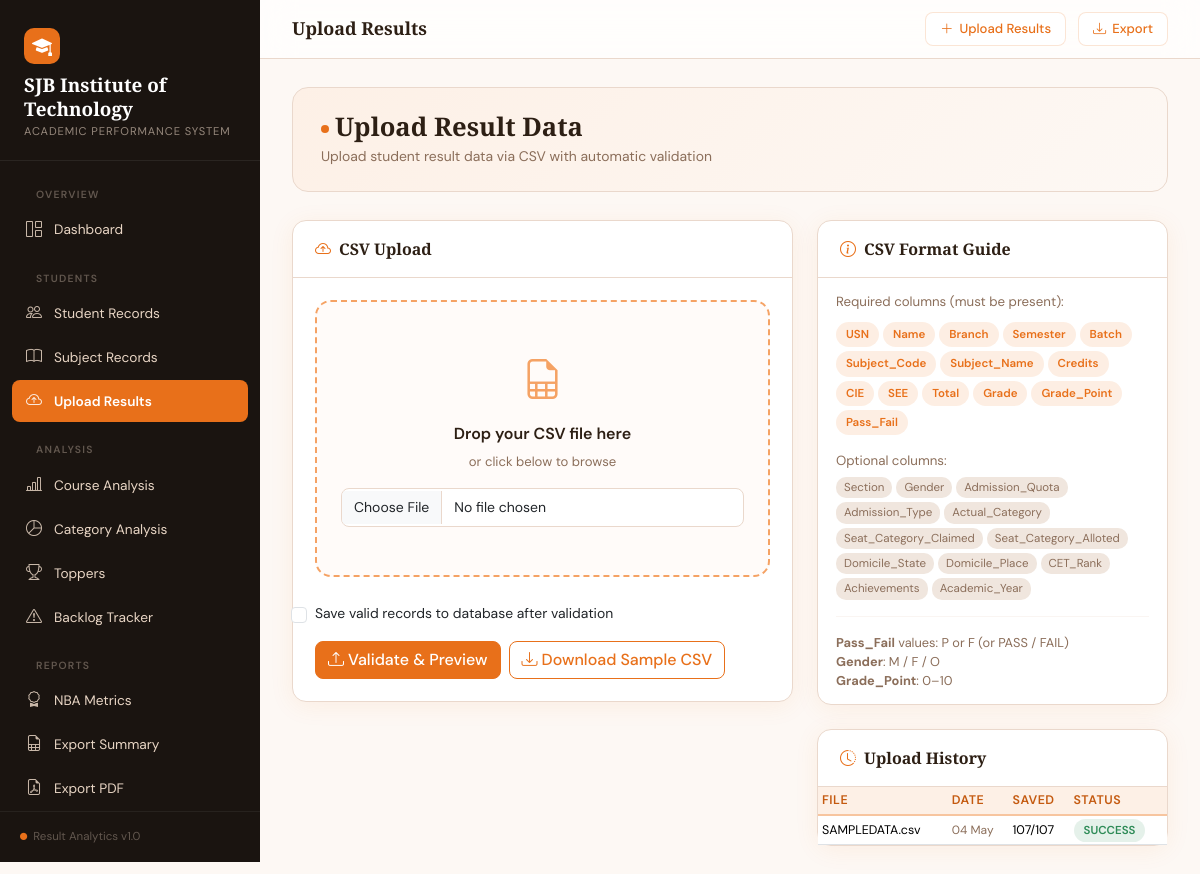
Page /analytics/upload/ on the committed database.
### analytics/models.py (models this page shows, shortened)
class UploadLog(models.Model):
    STATUS_CHOICES = [('SUCCESS', 'Success'), ('PARTIAL', 'Partial'), ('FAILED', 'Failed')]
    filename = models.CharField(max_length=255)
    uploaded_at = models.DateTimeField(auto_now_add=True)
    total_rows = models.IntegerField(default=0)
    valid_rows = models.IntegerField(default=0)
    invalid_rows = models.IntegerField(default=0)
    saved_rows = models.IntegerField(default=0)
    status = models.CharField(max_length=10, choices=STATUS_CHOICES, default='SUCCESS')
    errors_json = models.TextField(blank=True, null=True)

### analytics/views.py (the view, shortened to what this page needs)
# urls.py: path('upload/',              views.upload_results,     name='upload_results'),
def upload_results(request):
    form = CSVUploadForm()
    preview = None
    sample_csv = get_sample_csv_content()
    upload_logs = UploadLog.objects.order_by('-uploaded_at')[:10]
    return render(request, 'analytics/upload.html', {
        'form': form,
        'preview': preview,
        'upload_logs': upload_logs,
        'sample_csv': sample_csv,
    })

### analytics/forms.py
class CSVUploadForm(forms.Form):
    csv_file = forms.FileField(
        label='Upload CSV File',
        help_text='Upload a CSV file with student result data.',
        widget=forms.FileInput(attrs={'accept': '.csv', 'class': 'form-control'})
    )
    confirm_save = forms.BooleanField(
        required=False,
        label='Save valid records to database',
        widget=forms.CheckboxInput(attrs={'class': 'form-check-input'})
    )

### analytics/templatetags/analytics_tags.py (called while the page is built)
@register.filter
def split(value, delimiter=','):
    return [v.strip() for v in str(value).split(delimiter)]

### templates/analytics/upload.html (shortened to what this page needs)
{% extends "base.html" %}
{% load analytics_tags %}
{% block page_title %}Upload Results{% endblock %}
{% block content %}
<div class="page-header">
  <h1><span class="dot-accent"></span>Upload Result Data</h1>
  <p class="section-sub mb-0 mt-1">Upload student result data via CSV with automatic validation</p>
</div>
<div class="row g-4">
  <div class="col-lg-7">
    <div class="card">
      <div class="card-header"><i class="bi bi-cloud-arrow-up me-2" style="color:var(--primary)"></i>CSV Upload</div>
      <div class="card-body">
        <form method="post" enctype="multipart/form-data" id="uploadForm">
          <div class="upload-zone mb-4" id="dropZone">
            <i class="bi bi-file-earmark-spreadsheet" style="font-size:2.5rem; color:var(--primary-light); display:block; margin-bottom:12px;"></i>
            <div style="font-weight:600; color:var(--text-main); margin-bottom:6px;">Drop your CSV file here</div>
            <div style="font-size:.82rem; color:var(--text-muted); margin-bottom:16px;">or click below to browse</div>
            {{ form.csv_file }}
          </div>
          <div class="form-check mb-3 ps-0 d-flex align-items-center gap-2">
            {{ form.confirm_save }}
            <label class="form-check-label" for="{{ form.confirm_save.id_for_label }}" style="font-size:.87rem;">
              Save valid records to database after validation
            </label>
          </div>
          <div class="d-flex gap-2">
            <button type="submit" class="btn btn-primary">
              <i class="bi bi-upload me-1"></i>Validate & Preview
            </button>
            <a href="{% url 'download_sample' %}" class="btn btn-outline-primary">
              <i class="bi bi-download me-1"></i>Download Sample CSV
            </a>
          </div>
        </form>
      </div>
    </div>
  </div>
  <div class="col-lg-5">
    <div class="card mb-4">
      <div class="card-header"><i class="bi bi-info-circle me-2" style="color:var(--primary)"></i>CSV Format Guide</div>
      <div class="card-body p-0">
        <div style="padding: 14px 18px;">
          <p style="font-size:.83rem; color:var(--text-muted); margin-bottom:10px;">Required columns (must be present):</p>
          <div class="d-flex flex-wrap gap-1 mb-3">
            {% for col in "USN,Name,Branch,Semester,Batch,Subject_Code,Subject_Name,Credits,CIE,SEE,Total,Grade,Grade_Point,Pass_Fail"|split:"," %}
            <span class="badge-orange">{{ col }}</span>
            {% endfor %}
          </div>
          <p style="font-size:.83rem; color:var(--text-muted); margin-bottom:6px;">Optional columns:</p>
          <div class="d-flex flex-wrap gap-1">
            {% for col in "Section,Gender,Admission_Quota,Admission_Type,Actual_Category,Seat_Category_Claimed,Seat_Category_Alloted,Domicile_State,Domicile_Place,CET_Rank,Achievements,Academic_Year"|split:"," %}
            <span style="background:#F0E6DE; color:var(--text-muted); padding:2px 8px; border-radius:10px; font-size:.72rem;">{{ col }}</span>
            {% endfor %}
          </div>
          <hr style="border-color:var(--border);">
          <p style="font-size:.8rem; color:var(--text-muted); margin:0;">
            <strong>Pass_Fail</strong> values: P or F (or PASS / FAIL)<br>
            <strong>Gender</strong>: M / F / O<br>
            <strong>Grade_Point</strong>: 0–10
          </p>
        </div>
      </div>
    </div>
    <div class="card">
      <div class="card-header"><i class="bi bi-clock-history me-2" style="color:var(--primary)"></i>Upload History</div>
      <div class="card-body p-0">
        {% if upload_logs %}
        <div class="table-responsive">
          <table class="table table-sm mb-0">
            <thead><tr><th>File</th><th>Date</th><th>Saved</th><th>Status</th></tr></thead>
            <tbody>
              {% for log in upload_logs %}
              <tr>
                <td style="font-size:.78rem; max-width:120px; overflow:hidden; text-overflow:ellipsis; white-space:nowrap;">{{ log.filename }}</td>
                <td style="font-size:.75rem; color:var(--text-muted);">{{ log.uploaded_at|date:"d M" }}</td>
                <td style="font-size:.78rem;">{{ log.saved_rows }}/{{ log.total_rows }}</td>
                <td>
                  <span class="badge-{% if log.status == 'SUCCESS' %}pass{% elif log.status == 'PARTIAL' %}orange{% else %}fail{% endif %}">
                    {{ log.status }}
                  </span>
                </td>
              </tr>
              {% endfor %}
            </tbody>
          </table>
        </div>
        {% else %}
        <div class="text-center py-4" style="font-size:.84rem; color:var(--text-muted);">
          <i class="bi bi-inbox d-block fs-3 mb-2 opacity-40"></i>No uploads yet
        </div>
        {% endif %}
      </div>
    </div>
  </div>
</div>
{% endblock %}

### templates/base.html (style rules this page uses)
:root { --primary: #E8701A; --primary-dark: #C45A10; --primary-light: #F5A264; --accent: #F7C59F; --bg: #FDF8F4; --bg-card: #FFFFFF; --sidebar-bg: #1A1410; --sidebar-text: #E8D5C4; --sidebar-hover: rgba(232,112,26,0.15); --sidebar-active:#E8701A; --text-main: #2D1F14; --text-muted: #8B6E5A; --border: #EAD8CC; --success: #2E8B57; --danger: #C0392B; --warning: #E67E22; --info: #2980B9; --glass-bg: rgba(255,255,255,0.72); --glass-border: rgba(232,112,26,0.18); --shadow: 0 4px 24px rgba(232,112,26,0.08); --shadow-lg: 0 8px 40px rgba(232,112,26,0.14); }
* { box-sizing: border-box; }
body { font-family: 'DM Sans', sans-serif; background: var(--bg); color: var(--text-main); min-height: 100vh; overflow-x: hidden; }
.card { border: 1px solid var(--border); border-radius: 14px; background: var(--bg-card); box-shadow: var(--shadow); }
.card-header { background: transparent; border-bottom: 1px solid var(--border); padding: 16px 22px; font-family: 'Playfair Display', serif; font-size: 1rem; font-weight: 600; color: var(--text-main); }
.card-body { padding: 22px; }
.table { font-size: .85rem; }
.table thead th { background: #FDF0E6; color: var(--primary-dark); font-weight: 600; border-bottom: 2px solid var(--accent); font-size: .78rem; letter-spacing: .04em; text-transform: uppercase; }
.table td { vertical-align: middle; }
.badge-pass { background: rgba(46,139,87,.12); color: var(--success); padding: 4px 10px; border-radius: 20px; font-size: .72rem; font-weight: 600; }
.badge-orange { background: rgba(232,112,26,.12); color: var(--primary); padding: 4px 10px; border-radius: 20px; font-size: .72rem; font-weight: 600; }
.btn-primary { background: var(--primary); border-color: var(--primary); font-weight: 500; border-radius: 8px; }
.btn-outline-primary { color: var(--primary); border-color: var(--primary); border-radius: 8px; font-weight: 500; }
.section-sub { color: var(--text-muted); font-size: .87rem; }
.page-header { background: linear-gradient(135deg, #FDF0E6 0%, #FDF8F4 100%); border: 1px solid var(--border); border-radius: 16px; padding: 24px 28px; margin-bottom: 28px; }
.page-header h1 { font-family: 'Playfair Display', serif; font-size: 1.6rem; font-weight: 700; margin: 0; }
.form-control, .form-select { border-radius: 8px; border: 1px solid var(--border); font-size: .875rem; padding: 8px 12px; background: #fff; }
.upload-zone { border: 2px dashed var(--primary-light); border-radius: 16px; padding: 48px 24px; text-align: center; background: rgba(245,162,100,.04); transition: all .2s; }
.dot-accent { display: inline-block; width: 8px; height: 8px; background: var(--primary); border-radius: 50%; margin-right: 6px; vertical-align: middle; }

### rows in the picture
UploadLog: filename "SAMPLEDATA.csv", uploaded_at "04 May", saved_rows "107", total_rows "107", status "SUCCESS"

### other values in the picture
{{ col }} "USN" "Name" "Branch" "Semester" "Batch" "Subject_Code" "Subject_Name" "Credits" "CIE" "SEE" "Total" "Grade" "Grade_Point" "Pass_Fail"
{{ col }} "Section" "Gender" "Admission_Quota" "Admission_Type" "Actual_Category" "Seat_Category_Claimed" "Seat_Category_Alloted" "Domicile_State" "Domicile_Place" "CET_Rank" "Achievements" "Academic_Year"
